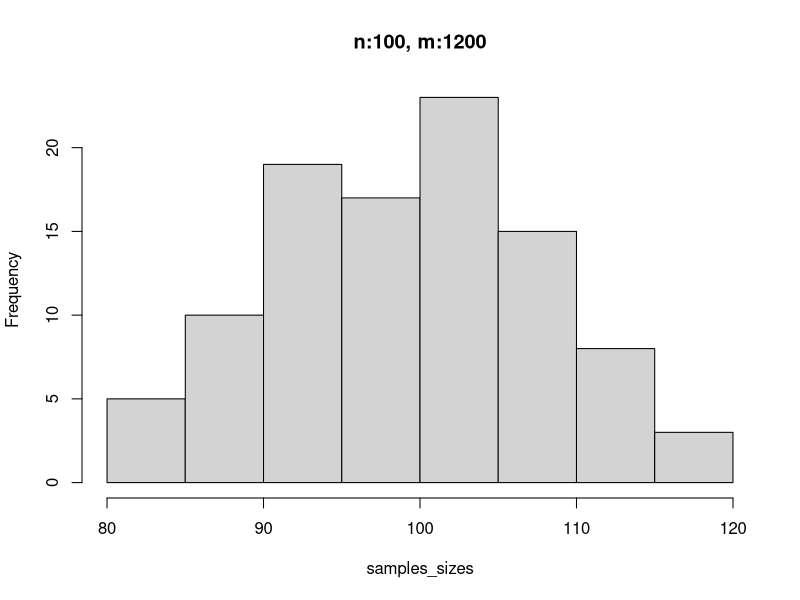
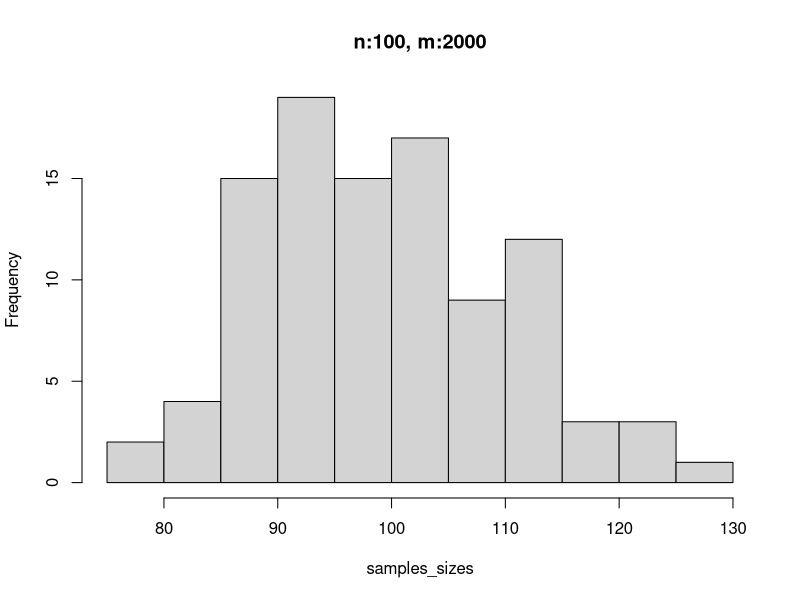
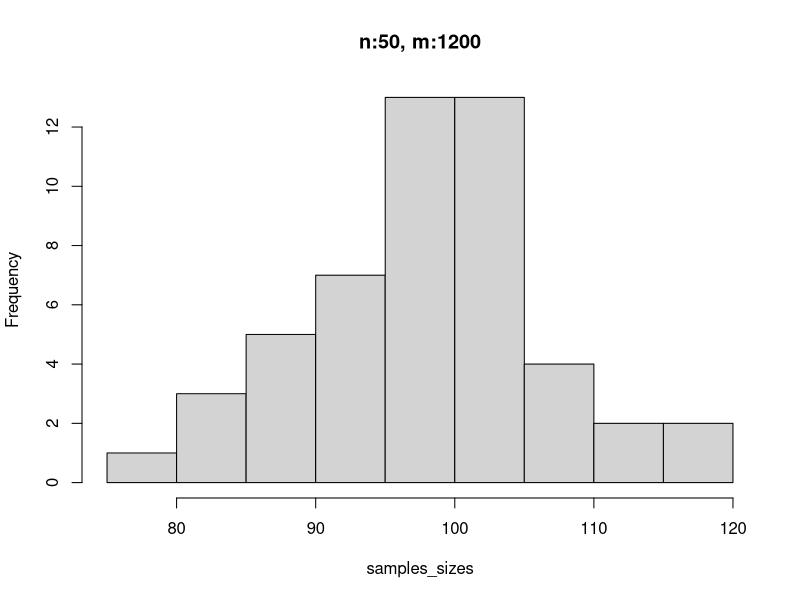
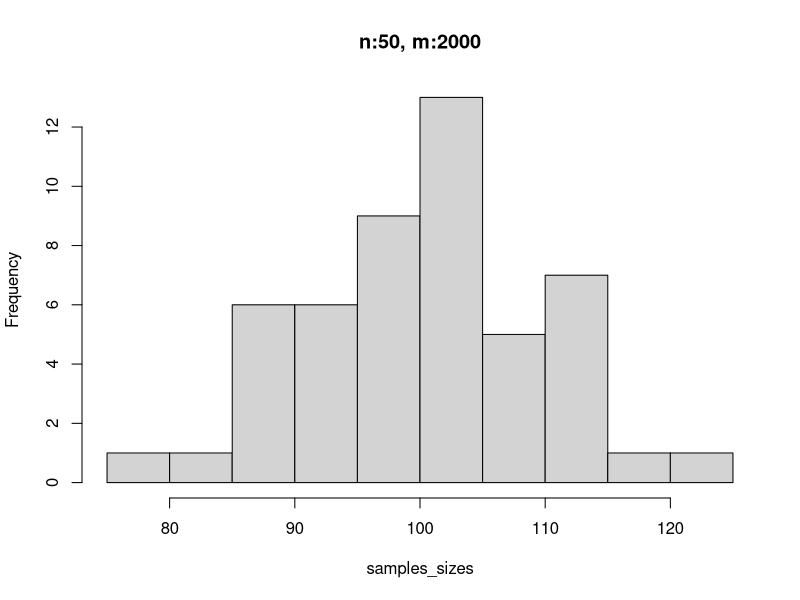

These charts were generated, in order, by the following R code:
#' Draw lottery
#' @description
#'  Decides whether to include a given catch in sample, 
#'  with probability proportional to fraction of TAC that catch represents.
#' @param catch weight of catch
#' @param TAC Total allowable catch for stock / species, in the same unit as 'catch'
#' @param N the expected number of samples for the duration of the sampling program
#' @return logical() TRUE if catch is to be included in sample, otherwise FALSE
lottery <- function(catch, TAC, N){
  prob <- N*(catch/TAC)
  return(c(TRUE, FALSE)[sample.int(2, 1, prob = c(prob, 1-prob))])
}

#' Simulate sampling
#' @description 
#'  Simulates the total number of samples selected for repeated application of the lottery program
#' @details 
#'  The provided example of catchsizes ('pilotcatches') will be used to construct catch-populations for each year, by resampling with replacement.
#'  The TAC with assume to be the total population.
#' @param n Number of replications to simulate
#' @param m Number of catches to include in each replication
#' @param e The expected number of samples for each iterations
#' @param pilotcatches examples of catch sizes, taken from the sampled catches in the pilot of the herring lottery.
example_sample_size <- function(n=100, m=1300, e=100, pilotcatches=c(24787.540, 12615.910, 11742.600, 8070.482, 8546.132, 27359.780, 10820.170, 4248.258, 8990.219, 14348.410, 16069.010, 22571.670, 23560.060, 55208.830)){
  
  actual_selections <- c()
  
  for (i in 1:n){
    sim_catches <- pilotcatches[sample.int(length(pilotcatches), size=1300, replace = T)]
    selection <- sapply(sim_catches, FUN = lottery, sum(sim_catches), e)
    actual_selections <- c(actual_selections, sum(selection))
  }
  
  return(actual_selections)
  
  
}

samples_sizes <- example_sample_size(n=100, m=1200)
min(samples_sizes)
max(samples_sizes)
hist(samples_sizes, main=paste("n:100, m:1200"))

samples_sizes <- example_sample_size(n=100, m=2000)
min(samples_sizes)
max(samples_sizes)
hist(samples_sizes, main=paste("n:100, m:2000"))

samples_sizes <- example_sample_size(n=50, m=1200)
min(samples_sizes)
max(samples_sizes)
hist(samples_sizes, main=paste("n:50, m:1200"))


samples_sizes <- example_sample_size(n=50, m=2000)
min(samples_sizes)
max(samples_sizes)
hist(samples_sizes, main=paste("n:50, m:2000"))
